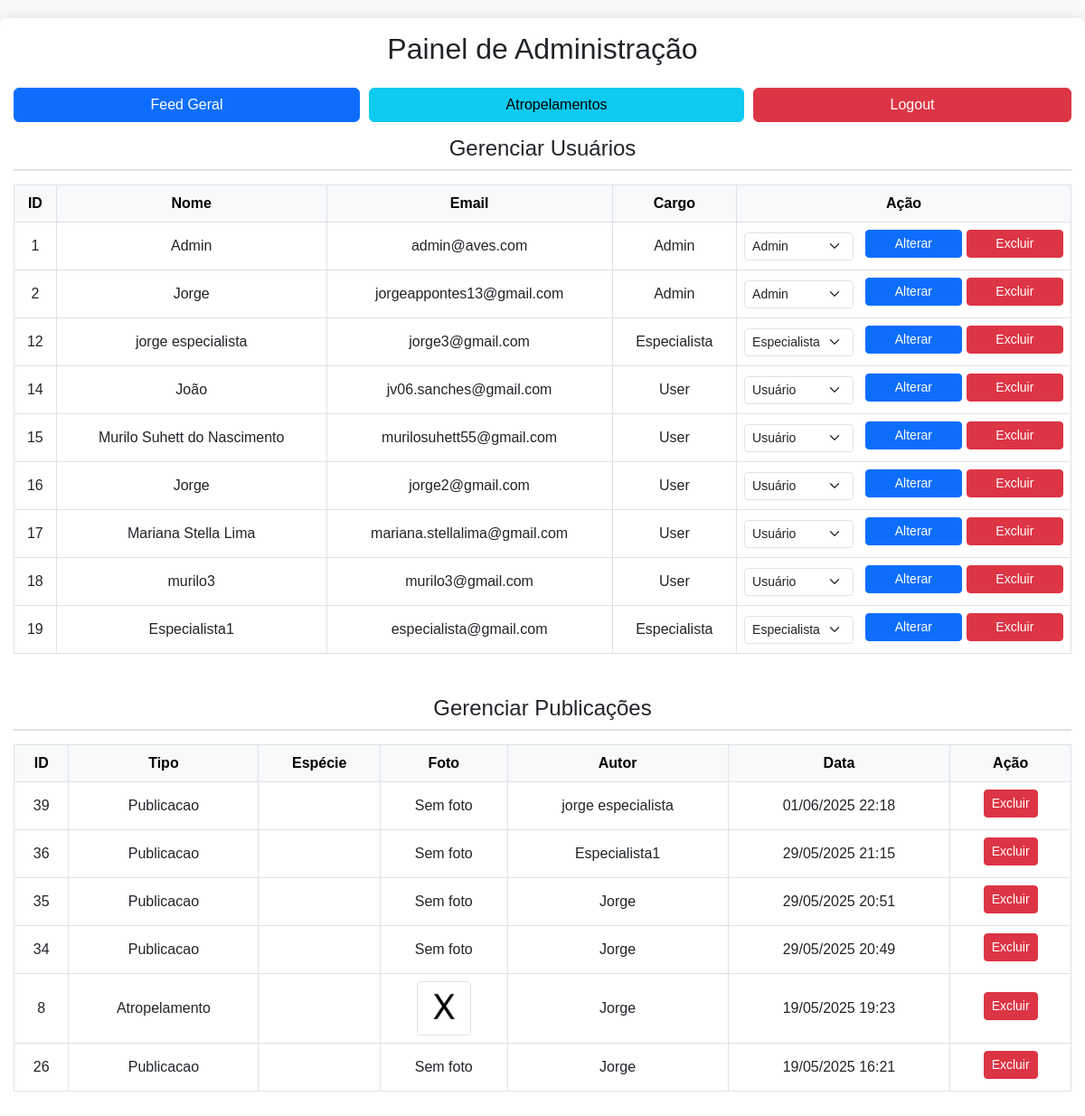
The page /admin.php (signed in) on the database its author committed.
### tables this page shows
CREATE TABLE `usuarios` (
  `id` int(11) NOT NULL,
  `nome` varchar(100) NOT NULL,
  `email` varchar(100) NOT NULL,
  `senha` varchar(255) NOT NULL,
  `cargo` enum('user','especialista','admin') DEFAULT 'user',
  `token_senha` varchar(64) DEFAULT NULL,
  `token_expiracao` datetime DEFAULT NULL,
  `area_especialidade` varchar(255) DEFAULT NULL
);

### tabela_usuarios_admin.php (the view, shortened to what this page needs)
<div class="table-responsive">
    <table class="table table-bordered table-hover">
        <thead class="table-light">
            <tr>
                <th>ID</th>
                <th>Nome</th>
                <th>Email</th>
                <th>Cargo</th>
                <th>Ação</th>
            </tr>
        </thead>
        <tbody>
            <?php
            $usuarios = $conn->query("SELECT * FROM usuarios");
            while ($user = $usuarios->fetch_assoc()):
            ?>
                <tr>
                    <td><?= $user['id'] ?></td>
                    <td><?= $user['nome'] ?></td>
                    <td><?= $user['email'] ?></td>
                    <td><?= ucfirst($user['cargo']) ?></td>
                    <td>
                        <form method="POST" class="action-form">
                            <select name="cargo" class="form-select form-select-sm me-2" style="width: auto;">
                                <option value="user" <?= $user['cargo'] === 'user' ? 'selected' : '' ?>>Usuário</option>
                                <option value="especialista" <?= $user['cargo'] === 'especialista' ? 'selected' : '' ?>>Especialista</option>
                                <option value="admin" <?= $user['cargo'] === 'admin' ? 'selected' : '' ?>>Admin</option>
                            </select>
                            <button type="submit" name="alterar_cargo" class="btn btn-primary btn-sm">Alterar</button>
                            <button type="submit" name="excluir_usuario" class="btn btn-danger btn-sm" onclick="return confirm('Tem certeza que deseja excluir este usuário e todos os seus dados relacionados?')">Excluir</button>
                        </form>
                    </td>
                </tr>
            <?php endwhile; ?>
        </tbody>
    </table>
</div>

### admin.php (style rules this page uses)
body { background-color: #f8f9fa; font-family: sans-serif; }
.table-responsive { overflow-x: auto; }
.table { width: 100%; border-collapse: collapse; }
.table th, .table td { text-align: center; vertical-align: middle; padding: 8px; border: 1px solid #dee2e6; }
.table th { background-color: #f8f9fa; }
.action-form { display: flex; justify-content: center; align-items: center; gap: 5px; flex-wrap: wrap; }
.action-form button { flex-grow: 1; margin-bottom: 5px; }

### rows shown on the page
usuarios: id "1", nome "Admin", email "admin@aves.com", cargo "Admin"
usuarios: id "2", nome "Jorge", email "jorgeappontes13@gmail.com", cargo "Admin"
usuarios: id "12", nome "jorge especialista", email "jorge3@gmail.com", cargo "Especialista"
usuarios: id "14", nome "João", email "jv06.sanches@gmail.com", cargo "User", cargo "Usuário"
usuarios: id "15", nome "Murilo Suhett do Nascimento", email "murilosuhett55@gmail.com", cargo "User", cargo "Usuário"
usuarios: id "16", nome "Jorge", email "jorge2@gmail.com", cargo "User", cargo "Usuário"
usuarios: id "17", nome "Mariana Stella Lima", email "mariana.stellalima@gmail.com", cargo "User", cargo "Usuário"
usuarios: id "18", nome "murilo3", email "murilo3@gmail.com", cargo "User", cargo "Usuário"
usuarios: id "19", nome "Especialista1", email "especialista@gmail.com", cargo "Especialista"

### other values the page prints
$post['id'] "39"
$post['tipo'] "Publicacao"
$post['nome'] "jorge especialista"
date('d/m/Y H:i', strtotime($post['data_publicacao'])) "01/06/2025 22:18"
$post['id'] "36"
$post['nome'] "Especialista1"
date('d/m/Y H:i', strtotime($post['data_publicacao'])) "29/05/2025 21:15"
$post['id'] "35"
$post['nome'] "Jorge"
date('d/m/Y H:i', strtotime($post['data_publicacao'])) "29/05/2025 20:51"
$post['id'] "34"
date('d/m/Y H:i', strtotime($post['data_publicacao'])) "29/05/2025 20:49"
$post['id'] "8"
$post['tipo'] "Atropelamento"
date('d/m/Y H:i', strtotime($post['data_publicacao'])) "19/05/2025 19:23"
